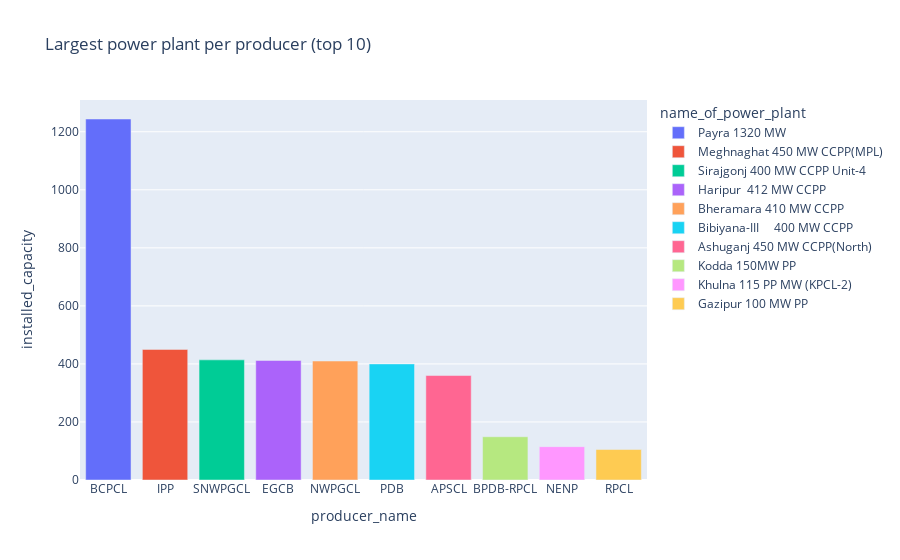

Notebook code cell kept with this figure:
### Code cell
fig = px.bar(
    largest_by_producer,
    x='producer_name',
    y='installed_capacity',
    color='name_of_power_plant',
    title='Largest power plant per producer (top 10)'
)
fig.show()

### Figure 1 — Plotly figure (JSON) as saved in the notebook; plotly's stock layout.template omitted (floating-point values rounded to 4 significant figures)
{"data": [{"alignmentgroup": "True", "hovertemplate": "name_of_power_plant=Payra 1320 MW<br>producer_name=%{x}<br>installed_capacity=%{y}<extra></extra>", "legendgroup": "Payra 1320 MW", "marker": {"color": "#636efa", "pattern": {"shape": ""}}, "name": "Payra 1320 MW", "offsetgroup": "Payra 1320 MW", "orientation": "v", "showlegend": true, "textposition": "auto", "type": "bar", "x": ["BCPCL"], "xaxis": "x", "y": [1244], "yaxis": "y"}, {"alignmentgroup": "True", "hovertemplate": "name_of_power_plant=Meghnaghat 450 MW CCPP(MPL)<br>producer_name=%{x}<br>installed_capacity=%{y}<extra></extra>", "legendgroup": "Meghnaghat 450 MW CCPP(MPL)", "marker": {"color": "#EF553B", "pattern": {"shape": ""}}, "name": "Meghnaghat 450 MW CCPP(MPL)", "offsetgroup": "Meghnaghat 450 MW CCPP(MPL)", "orientation": "v", "showlegend": true, "textposition": "auto", "type": "bar", "x": ["IPP"], "xaxis": "x", "y": [450], "yaxis": "y"}, {"alignmentgroup": "True", "hovertemplate": "name_of_power_plant=Sirajgonj 400 MW CCPP Unit-4<br>producer_name=%{x}<br>installed_capacity=%{y}<extra></extra>", "legendgroup": "Sirajgonj 400 MW CCPP Unit-4", "marker": {"color": "#00cc96", "pattern": {"shape": ""}}, "name": "Sirajgonj 400 MW CCPP Unit-4", "offsetgroup": "Sirajgonj 400 MW CCPP Unit-4", "orientation": "v", "showlegend": true, "textposition": "auto", "type": "bar", "x": ["SNWPGCL"], "xaxis": "x", "y": [414], "yaxis": "y"}, {"alignmentgroup": "True", "hovertemplate": "name_of_power_plant=Haripur  412 MW CCPP<br>producer_name=%{x}<br>installed_capacity=%{y}<extra></extra>", "legendgroup": "Haripur  412 MW CCPP", "marker": {"color": "#ab63fa", "pattern": {"shape": ""}}, "name": "Haripur  412 MW CCPP", "offsetgroup": "Haripur  412 MW CCPP", "orientation": "v", "showlegend": true, "textposition": "auto", "type": "bar", "x": ["EGCB"], "xaxis": "x", "y": [412], "yaxis": "y"}, {"alignmentgroup": "True", "hovertemplate": "name_of_power_plant=Bheramara 410 MW CCPP<br>producer_name=%{x}<br>installed_capacity=%{y}<extra></extra>", "legendgroup": "Bheramara 410 MW CCPP", "marker": {"color": "#FFA15A", "pattern": {"shape": ""}}, "name": "Bheramara 410 MW CCPP", "offsetgroup": "Bheramara 410 MW CCPP", "orientation": "v", "showlegend": true, "textposition": "auto", "type": "bar", "x": ["NWPGCL"], "xaxis": "x", "y": [410], "yaxis": "y"}, {"alignmentgroup": "True", "hovertemplate": "name_of_power_plant=Bibiyana-III     400 MW CCPP<br>producer_name=%{x}<br>installed_capacity=%{y}<extra></extra>", "legendgroup": "Bibiyana-III     400 MW CCPP", "marker": {"color": "#19d3f3", "pattern": {"shape": ""}}, "name": "Bibiyana-III     400 MW CCPP", "offsetgroup": "Bibiyana-III     400 MW CCPP", "orientation": "v", "showlegend": true, "textposition": "auto", "type": "bar", "x": ["PDB"], "xaxis": "x", "y": [400], "yaxis": "y"}, {"alignmentgroup": "True", "hovertemplate": "name_of_power_plant=Ashuganj 450 MW CCPP(North)<br>producer_name=%{x}<br>installed_capacity=%{y}<extra></extra>", "legendgroup": "Ashuganj 450 MW CCPP(North)", "marker": {"color": "#FF6692", "pattern": {"shape": ""}}, "name": "Ashuganj 450 MW CCPP(North)", "offsetgroup": "Ashuganj 450 MW CCPP(North)", "orientation": "v", "showlegend": true, "textposition": "auto", "type": "bar", "x": ["APSCL"], "xaxis": "x", "y": [360], "yaxis": "y"}, {"alignmentgroup": "True", "hovertemplate": "name_of_power_plant=Kodda 150MW PP<br>producer_name=%{x}<br>installed_capacity=%{y}<extra></extra>", "legendgroup": "Kodda 150MW PP", "marker": {"color": "#B6E880", "pattern": {"shape": ""}}, "name": "Kodda 150MW PP", "offsetgroup": "Kodda 150MW PP", "orientation": "v", "showlegend": true, "textposition": "auto", "type": "bar", "x": ["BPDB-RPCL"], "xaxis": "x", "y": [149], "yaxis": "y"}, {"alignmentgroup": "True", "hovertemplate": "name_of_power_plant=Khulna 115 PP MW (KPCL-2)<br>producer_name=%{x}<br>installed_capacity=%{y}<extra></extra>", "legendgroup": "Khulna 115 PP MW (KPCL-2)", "marker": {"color": "#FF97FF", "pattern": {"shape": ""}}, "name": "Khulna 115 PP MW (KPCL-2)", "offsetgroup": "Khulna 115 PP MW (KPCL-2)", "orientation": "v", "showlegend": true, "textposition": "auto", "type": "bar", "x": ["NENP"], "xaxis": "x", "y": [115], "yaxis": "y"}, {"alignmentgroup": "True", "hovertemplate": "name_of_power_plant=Gazipur 100 MW PP<br>producer_name=%{x}<br>installed_capacity=%{y}<extra></extra>", "legendgroup": "Gazipur 100 MW PP", "marker": {"color": "#FECB52", "pattern": {"shape": ""}}, "name": "Gazipur 100 MW PP", "offsetgroup": "Gazipur 100 MW PP", "orientation": "v", "showlegend": true, "textposition": "auto", "type": "bar", "x": ["RPCL"], "xaxis": "x", "y": [105], "yaxis": "y"}], "layout": {"barmode": "relative", "legend": {"title": {"text": "name_of_power_plant"}, "tracegroupgap": 0}, "title": {"text": "Largest power plant per producer (top 10)"}, "xaxis": {"anchor": "y", "domain": [0, 1], "title": {"text": "producer_name"}}, "yaxis": {"anchor": "x", "domain": [0, 1], "title": {"text": "installed_capacity"}}}}
